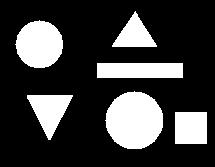
#> input picture python_elective/lesson_7/data/1.jpg, 215 x 167 px, found by its file name
$ python object_analysis.py   (older library calls are emulated)
#> lines starting #> are read from the running program, lines starting #| are printed output that depends on the picture
"""
Шаблонный метод (Template method)
"""
import cv2
import numpy as np
class ObjectAnalysis(object):
    def template_method(self, image):
        image = self.noise_filtering(image)
        data = self.segmentation(image)
        data = self.object_parameters(data)
        return data

    def noise_filtering(self, image):
        raise NotImplementedError()

    def segmentation(self, data):
        raise NotImplementedError()

    def object_parameters(self, data):
        (image, output) = data
        (numLabels, labels, stats, centroids) = output
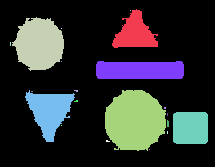
#> labels: shape (167, 215) int32; 21 distinct labels, from 0 to 20; one colour per label, 0 black
#> numLabels = 21; stats = 21 rows, first 6: [0, 0, 215, 167, 25806], [112, 9, 46, 39, 1036], [130, 10, 1, 1, 1], [12, 17, 52, 54, 2056], [61, 28, 1, 1, 1], [10, 42, 1, 4, 4]; centroids = 21 rows, first 8: [105.9, 81.2], [134.6, 32.87], [130, 10], [38.85, 43.58], [61, 28], [10, 43.5], [61, 61], [139.5, 69.91]

        x = []
        y = []
        w = []
        h = []
        area = []
        hu_moments = []

        for i in range(1, numLabels):
            x.append(stats[i, cv2.CC_STAT_LEFT])
            y.append(stats[i, cv2.CC_STAT_TOP])
            w.append(stats[i, cv2.CC_STAT_WIDTH])
            h.append(stats[i, cv2.CC_STAT_HEIGHT])
            area.append(stats[i, cv2.CC_STAT_AREA])
            hu_moments.append(None)
#> after the loop, area = [1036, 1, 2056, 1, 4, 1, 1496, 1414, 2, 6, 2939, 6, 4, 3, 1106, 13, 1, 3, 6, 1]; h = [39, 1, 54, 1, 4, 1, 18, 52, 1, 2, 61, 2, 2, 3, 32, 7, 1, 3, 2, 1]; hu_moments = 20 items; w = [46, 1, 52, 1, 1, 1, 88, 50, 2, 4, 61, 4, 2, 1, 35, 2, 1, 1, 4, 1]; x = [112, 130, 12, 61, 10, 61, 96, 25, 31, 74, 105, 74, 164, 167, 173, 167, 61, 167, 106, 149]; y = [9, 10, 17, 28, 42, 61, 61, 90, 91, 90, 90, 100, 107, 113, 112, 120, 125, 131, 140, 149]

        return (x, y, w, h, area, hu_moments, labels)


class BinaryImage(ObjectAnalysis):
    def noise_filtering(self, image):
        return cv2.medianBlur(image, 5)

    def segmentation(self, image):
        output = cv2.connectedComponentsWithStats(image, 4, cv2.CV_32S)
        return (image, output)

class MonochromeImage(BinaryImage):
    def noise_filtering(self, image):
        return cv2.GaussianBlur(image, (5, 5), 0)

    # [4 lines left out: function segmentation, not called in this run]

class ColorImage(MonochromeImage):
    # [33 lines left out: functions noise_filtering, segmentation, not called in this run]

"""
Декоратор - структурный паттерн
"""

class FilteredAnalysis(ObjectAnalysis):
    """
    Декоратор над ObjectAnalysis.
    - фильтрует объекты по площади
    - дополнительно считает Hu-моменты и сохраняет их в self.hu_moments
    """
    def __init__(self, obj):
        self._proc = obj
        self.hu_moments = None

    # [34 lines left out: function template_method, not called in this run]


if __name__ == '__main__':
    print("Binary Image Processing")
    bin_segm = BinaryImage()
    (x, y, w, h, area) = bin_segm.template_method(
        cv2.imread('./data/1.jpg', cv2.IMREAD_GRAYSCALE)
    )
#> in template_method, `data = self.object_parameters(data)`: data = 7 items
#> (the run stopped early here; a loop or call above may not have finished)
